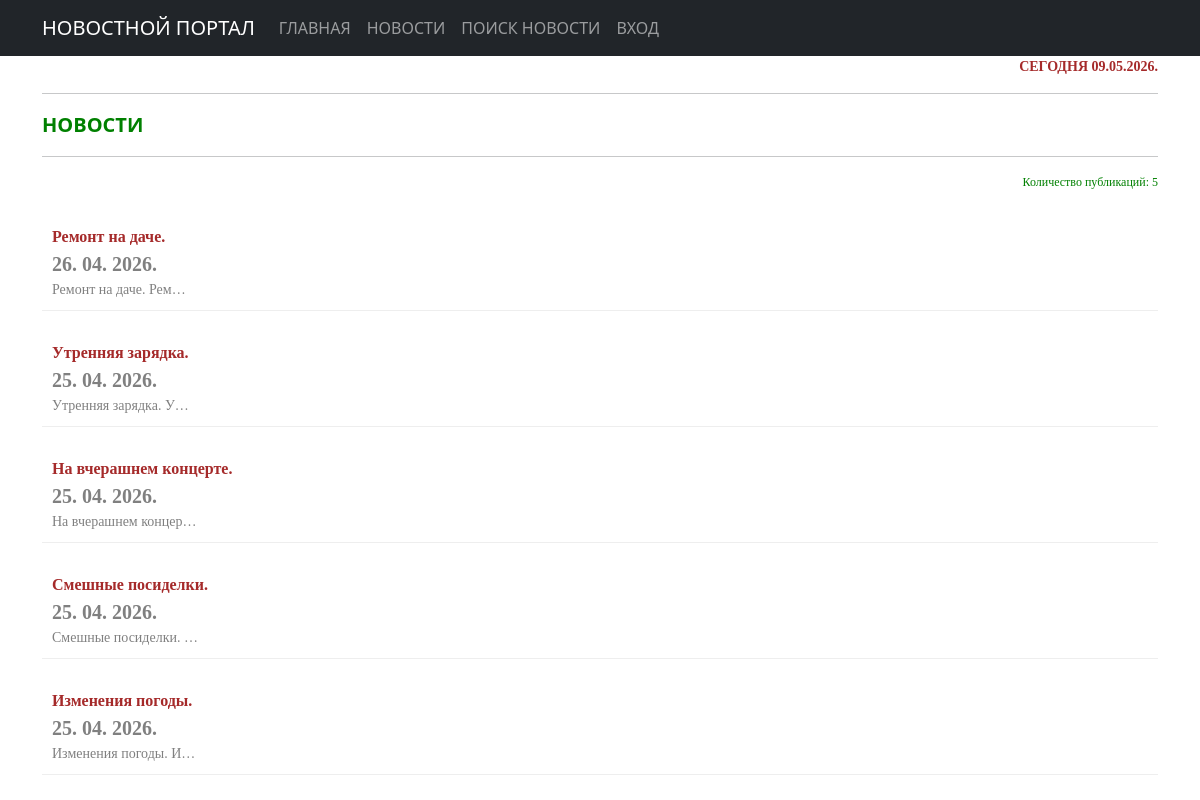
Before: /news/ with the older database file.
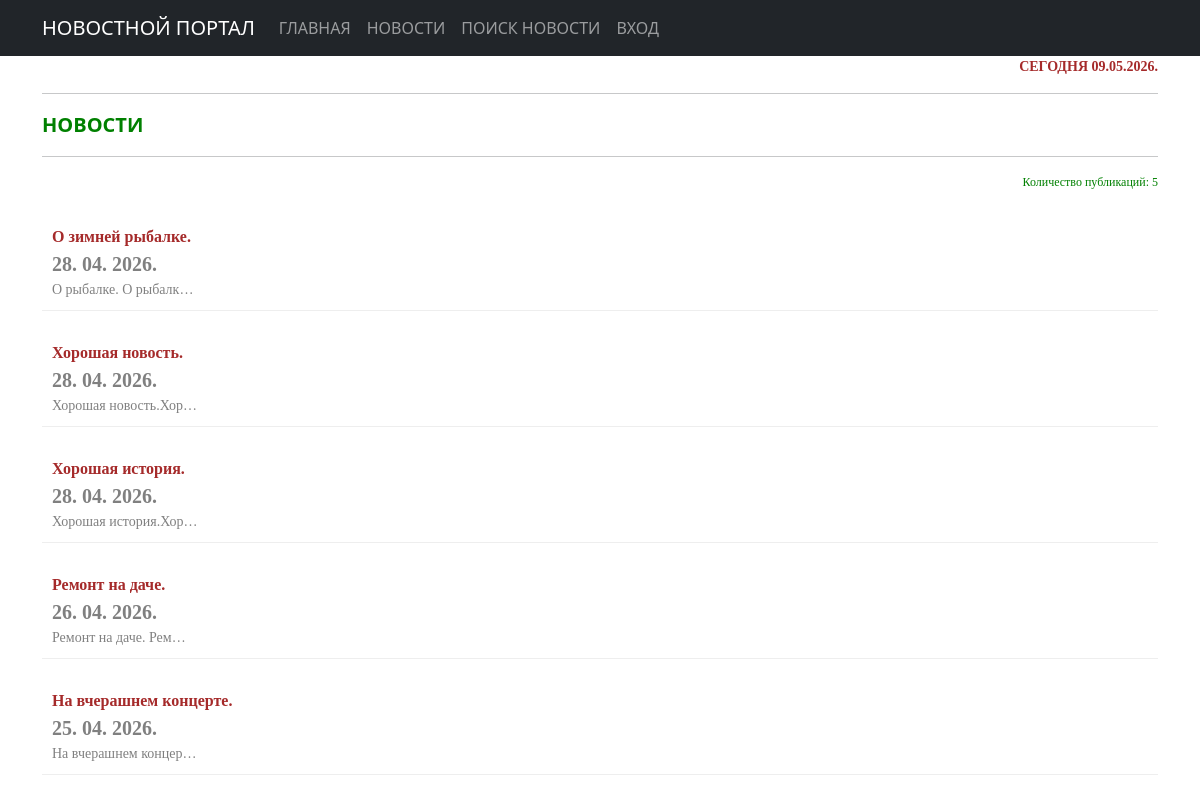
After: the same page with the newer database file.
### news/models.py (models this page shows, shortened)
class Post(models.Model):
    ARTICLE = 'AR'
    NEWS = 'NW'
    TYPE_CHOICES = [(ARTICLE, 'Статья'), (NEWS, 'Новость')]
    author = models.ForeignKey(Author, on_delete=models.CASCADE)
    post_type = models.CharField(max_length=2, choices=TYPE_CHOICES, default=ARTICLE)
    created_at = models.DateTimeField(auto_now_add=True)
    categories = models.ManyToManyField(Category, through='PostCategory')
    title = models.CharField(max_length=250)
    text = models.TextField()
    rating = models.IntegerField(default=0)
    class Meta:
        ordering = ['-created_at']

### news/views.py (the view)
# urls.py: path('', PostListView.as_view(), name='post_list'),
class PostListView(ListView):
    model = Post
    ordering = '-created_at'
    template_name = 'flatpages/posts.html'
    context_object_name = 'posts'
    paginate_by = 5
    def get_queryset(self):
        queryset = super().get_queryset()
        self.filterset = NewsFilter(self.request.GET, queryset)
        return self.filterset.qs
    def get_context_data(self, **kwargs):
        context = super().get_context_data(**kwargs)
        context['filterset'] = self.filterset
        context['total_posts'] = Post.objects.count()
        return context

### news/templatetags/custom_filters.py (called while the page is built)
@register.filter()
def censor(text):
    if not isinstance(text, str):
        raise TypeError("Требуется строка, получено: " + str(type(text).__name__))
    words = text.split()
    result = []
    for word in words:
        clean_word = ""
        punctuation = ""
        for char in word:
            if char.isalpha():
                clean_word += char
            else:
                punctuation += char
        if not clean_word:
            result.append(word)
            continue
        if clean_word.lower() in forbidden_words and clean_word[1:].islower():
            censored = clean_word[0] + '*' * (len(clean_word) - 1)
            result.append(censored + punctuation)
        else:
            result.append(word)
    return " ".join(result)

### news/templatetags/custom_tags.py (called while the page is built)
@register.simple_tag()
def current_time(format_string='%d.%m.%Y.'):
    return datetime.utcnow().strftime(format_string)

### templates/flatpages/posts.html
{% extends 'flatpages/default.html' %}
{% load custom_filters %}
{% load custom_tags %}
{% block content %}
<div style="text-align: right; color: brown; font-size: 14px; font-weight: bold; font-family: tahoma;">
    СЕГОДНЯ {% current_time %}
</div>
<hr>
<div style="text-align: left; color: green; font-size: 20px; font-weight: bold;">
        НОВОСТИ
</div>
<hr>
<div style="text-align: right; color: green; font-size: 12px; font-weight: normal; font-family: tahoma;">
        Количество публикаций: {{ posts|length }}
</div>
<br>
{% if posts %}
<ol style="list-style-type: none; padding: 0; margin: 0;">
    {% for post in posts %}
        <li style="margin-bottom: 20px; padding: 10px; border-bottom: 1px solid #eeeeee;">
            <div style="text-align: left; color: grey; font-family: tahoma; font-size: 16px;">
                <div style="text-align: left; font-size: 16px;color: brown; font-weight: bold;">
                    {{ post.title|censor }}</div>
                <div style="text-align: left; font-size: 20px;color: grey; font-weight: bold;">
                    {{ post.created_at|date:"d. m. Y." }}</div>
                <div style="text-align: left; font-size: 14px;">
                    {{ post.text|censor|truncatechars:20 }}</div>
            </div>
        </li>
    {% endfor %}
</ol>
{% else %}
<h2>Новостей нет!</h2>
{% endif %}
{% endblock content %}

Changed rows visible on the page:
removed Post: title|censor "Утренняя зарядка.", created_at "25. 04. 2026.", text|censor "Утренняя зарядка. У…"
no longer on this page (row unchanged): Post: title|censor "Смешные посиделки.", created_at "25. 04. 2026.", text|censor "Смешные посиделки. …"
no longer on this page (row unchanged): Post: title|censor "Изменения погоды.", created_at "25. 04. 2026.", text|censor "Изменения погоды. И…"
added Post: title|censor "О зимней рыбалке.", created_at "28. 04. 2026.", text|censor "О рыбалке. О рыбалк…"
added Post: title|censor "Хорошая новость.", created_at "28. 04. 2026.", text|censor "Хорошая новость.Хор…"
added Post: title|censor "Хорошая история.", created_at "28. 04. 2026.", text|censor "Хорошая история.Хор…"
